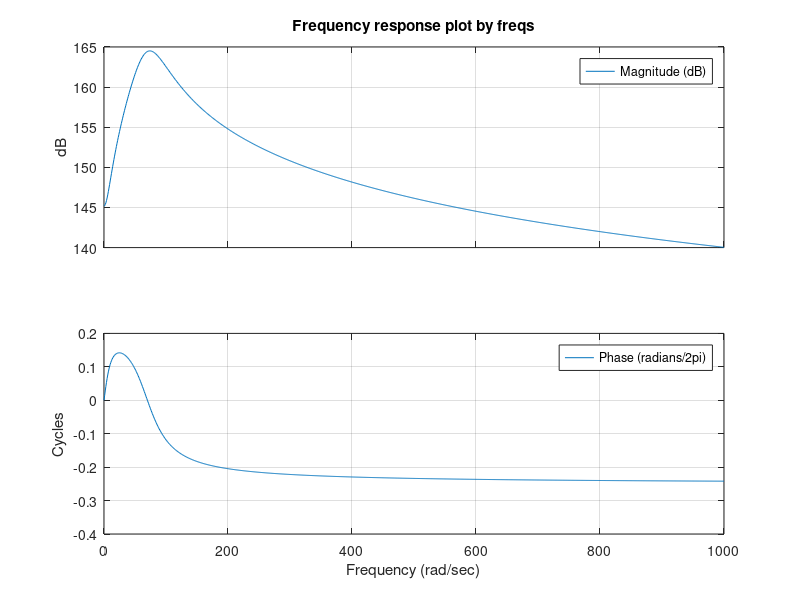

Recreate this plot in MATLAB.
% pr29_2

clear;
close all;

C=1e-10;
R=2e8;
RL=2e7;
L=2e6;
gam=(1/R)+(RL*C/L);
eps=(1/L)*(1+(RL/R));
B=[1 RL/L];
A=[C gam eps];
w=0:1000;
freqs(B,A,w)
